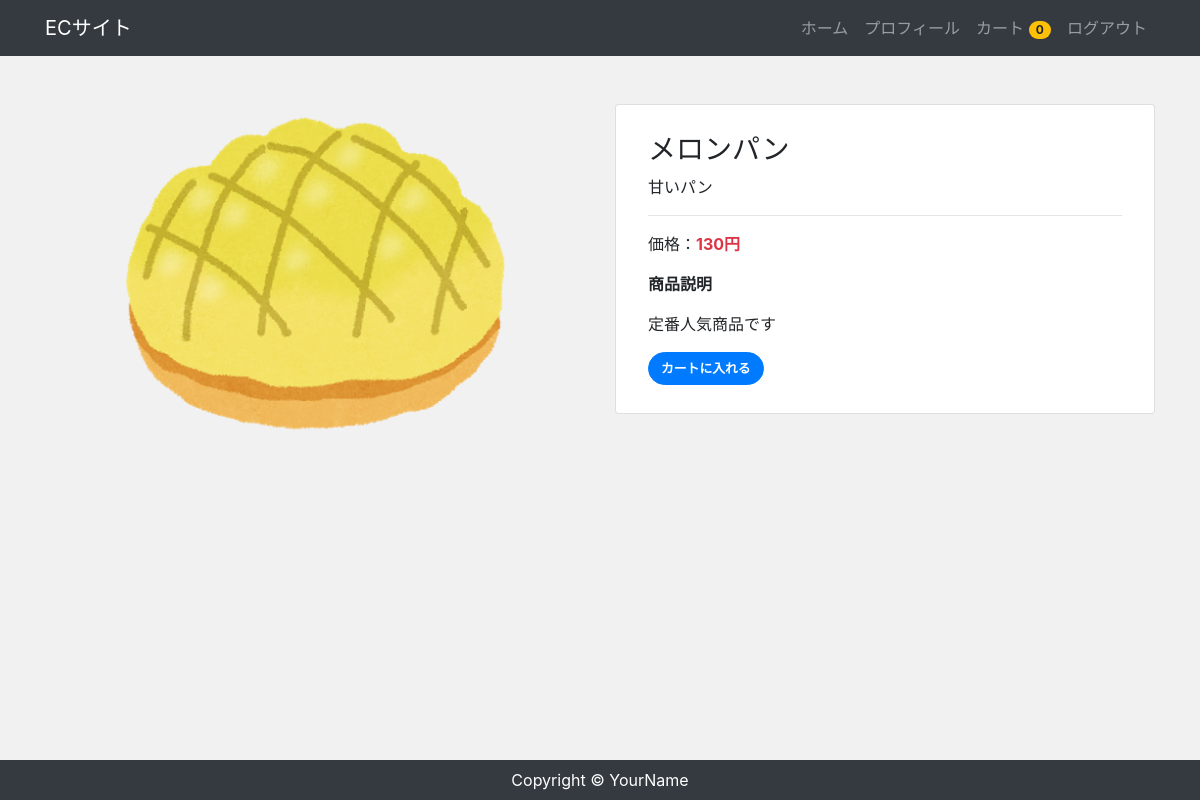
Screenshot of /product/melon (signed in) with the database file from the repository.
### accounts/models.py (models this page shows, shortened)
class CustomUser(AbstractBaseUser, PermissionsMixin):
    email = models.EmailField('メールアドレス', unique=True)
    first_name = models.CharField(('姓'), max_length=30)
    last_name = models.CharField(('名'), max_length=30)
    address = models.CharField(('住所'),max_length=30, blank=True)
    tel = models.CharField(('電話番号'),max_length=30, blank=True)
    created = models.DateTimeField(('入会日'), default=timezone.now)
    is_staff = models.BooleanField(
        ('staff status'),
        default=False,
        help_text=('Designates whether the user can log into this admin site.'),
    )
    is_active = models.BooleanField(
        ('active'),
        default=True,
        help_text=(
            'Designates whether this user should be treated as active. '
            'Unselect this instead of deleting accounts.'
        ),
    )
    objects = UserManager()
    EMAIL_FIELD = 'email'
    USERNAME_FIELD = 'email'
    REQUIRED_FIELDS = []
    class Meta:
        verbose_name = ('user')
        verbose_name_plural = ('users')

### app/models.py (models this page shows)
class Item(models.Model):
    title = models.CharField(max_length=100)
    price = models.IntegerField()
    category = models.CharField(max_length=100)
    slug = models.SlugField() #文字、ハイフン、数字、アンダースコアだけを含んだ文字列　URLの一部に使用する
    description = models.TextField()
    image = models.ImageField(upload_to='images')
    def __str__(self):
        return self.title

### app/views.py (the view)
# urls.py: path('product/<slug>', views.ItemDetailView.as_view(), name='product'),
class ItemDetailView(View):
    def get(self, request, *args, **kwargs):
        item_data = Item.objects.get(slug= self.kwargs['slug'])
        print(item_data)
        return render(request, 'app/product.html', {
            'item_data' : item_data
        })

### app/templatetags/cart_tags.py (called while the page is built)
@register.filter
def itemCount(user):
    if user.is_authenticated:
        order = Order.objects.filter(user=user, ordered=False)
        if order.exists():
            return order[0].items.count()
    return 0

### app/templates/app/product.html
{% extends 'app/base.html' %}
{% block content %}
<div class="my-5">
    <div class="row product">
        <div class="col-md-6 mb-4 text-center">
            <img src="{{ item_data.image.url }}" alt="" class="img-fluid">
        </div>
        <div class="col-md-6 mb-4">
            <div class="card">
                <div class="card-body px-2 py-1">
                    <div class="p-4">
                        <h3>{{item_data.title}}</h3>
                        <p class="mb-3">{{item_data.category}}</p>
                        <hr>
                        <p>価格：<span class="text-danger font-weight-bold">{{item_data.price}}円</span></p>
                        <p class="font-weight-bold">商品説明</p>
                        <p>{{item_data.description |linebreaksbr}}</p>
                        <a href="{% url 'additem' item_data.slug %}" class="btn btn-primary">カートに入れる</a>
                    </div>
                </div>
            </div>
        </div>
    </div>
</div>
{% endblock %}

### app/templates/app/base.html (shortened to what this page needs)
{% load cart_tags %}
{% load static %}
<!DOCTYPE html>
<html lang="en">
<head>
    <link rel="stylesheet" href="https://stackpath.bootstrapcdn.com/bootstrap/4.3.1/css/bootstrap.min.css">
    <link rel="stylesheet" href="{% static 'css/style.css' %}">
</head>
<body>
    <nav class="navbar navbar-expand-lg navbar-dark bg-dark">
        <div class="container">
            <a href="/" class="navbar-brand">ECサイト</a>
            <ul class="navbar-nav ml-auto">
                <li class="nav-item">
                    <a href="/" class="nav-link">ホーム</a>
                </li>
                {% if user.is_authenticated %}
                <li class="nav-item">
                    <a href="{% url 'profile' %}" class="nav-link">プロフィール</a>
                </li>
                <li class="nav-item">
                    <a href="{% url 'order' %}" class="nav-link">カート
                        <span class="badge badge-pill badge-warning">
                            {{ request.user | itemCount }}
                        </span>
                    </a>
                </li>
                <li class="nav-item">
                    <a href="{% url 'account_logout' %}" class="nav-link">ログアウト</a>
                </li>
                {% endif %}
            </ul>
        </div>
    </nav>
    <main>
        <div class="container">
            {% block content %}
            {% endblock %}
        </div>
    </main>
    <footer class="py-2 bg-dark">
        <p class="m-0 text-center text-white">Copyright &copy; YourName</p>
    </footer>
</body>
</html>

### app/static/css/style.css (style rules this page uses)
* { margin: 0; padding: 0; box-sizing: border-box; }
body { background: #F1F1F1; display: flex; flex-flow: column; min-height: 100vh; }
main { flex: 1; }
.btn { font-size: 80%; border-radius: 5rem; font-weight: bold; }
.card-body { padding: 2rem; }
.product img { height: 350px; object-fit: contain; }

### rows the page displays
CustomUser: user|itemCount "0"
Item: image (picture), title "メロンパン", category "甘いパン", price "130", description "定番人気商品です"
